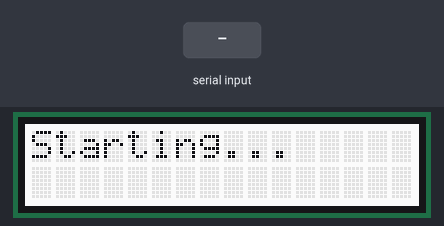
This sketch was run on a simulated ESP32. On the bench: 16×2 character LCD. Inputs (shaded band) come from the test bench. WiFi joins after 1.5 s; servers stay silent unless stated; what the sketch prints to the serial monitor is not drawn.

Above: at 0.2 s.
At 6.7 s:
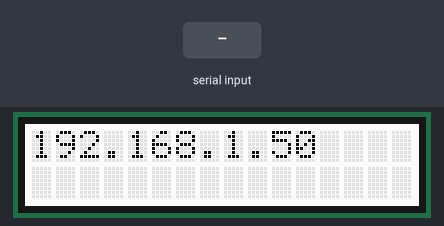
12.9 s: "1" received over the second serial link
At 17.3 s:
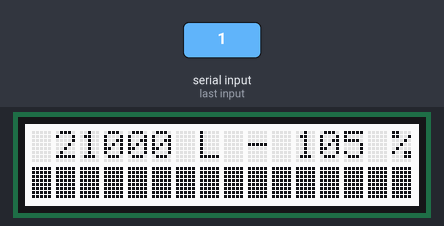
Timing chart, 0 to 18.8 s (numbered marks = the images above; inputs shaded):
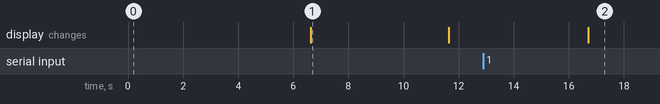

The sketch:

main.ino
```cpp
#include <rgb_lcd.h>
#include <SoftwareSerial.h>
#include <ArduinoJson.h>
#include <WiFi.h>
#include <WebServer.h>
#include <ElegantOTA.h>
// Variables
const char* ssid = "WIFI_SSID";
const char* password = "WIFI_PASSWORD";
const int MaxHeight = 1700;  //height of water tank in mm
const int Offset = 100;      //distance between sensor and top of water tank in mm
const int MaxVol = 20000;    //max vol of both water tanks in L
int CurVol = 0;
int CurPercentage = 0;
// Sensor variables
int pinRX = 16;
int pinTX = 17;
unsigned char data_buffer[4] = { 0 };
float distance = 0;
unsigned char CS;
// Object to represent software serial port A02YYUW
SoftwareSerial MySerial(pinRX, pinTX);
// Object to represent 16x2 LCD
rgb_lcd lcd;
// Webserver and OTA server
WiFiServer webserver(80);  //Json server
WebServer server(81);      //OTA server

// Progress Bar characters
byte zero[] = { B00000, B00000, B00000, B00000, B00000, B00000, B00000, B00000 };
byte one[] = { B10000, B10000, B10000, B10000, B10000, B10000, B10000, B10000 };
byte two[] = { B11000, B11000, B11000, B11000, B11000, B11000, B11000, B11000 };
byte three[] = { B11100, B11100, B11100, B11100, B11100, B11100, B11100, B11100 };
byte four[] = { B11110, B11110, B11110, B11110, B11110, B11110, B11110, B11110 };
byte five[] = { B11111, B11111, B11111, B11111, B11111, B11111, B11111, B11111 };

// Function to start Wifi server
void setupWiFi() {
  Serial.print("Connecting to ");
  Serial.println(ssid);
  WiFi.begin(ssid, password);
  while (WiFi.status() != WL_CONNECTED) {
    delay(500);
    Serial.print(".");
  }
  Serial.println(F("WiFi connected."));
  Serial.print(F("Please connect to http://"));
  Serial.println(WiFi.localIP());
  lcd.clear();
  lcd.print(WiFi.localIP());
  // Start JSON webserver
  webserver.begin();
  Serial.println("Webserver started (:80)");
  // Start ElegantOTA
  ElegantOTA.begin(&server);
  server.begin();
  Serial.println("OTA server started (:81)");
}

// Function to setup LCD screen
void setupLcd() {
  lcd.begin(16, 2);
  lcd.createChar(0, zero);
  lcd.createChar(1, one);
  lcd.createChar(2, two);
  lcd.createChar(3, three);
  lcd.createChar(4, four);
  lcd.createChar(5, five);
  lcd.clear();
}

// Function to update LCD screen with readings
void updateLCD() {
  static unsigned long timer = 0;
  const unsigned long interval = 1000UL * 5;  // testing, show every x seconds
  const int lineToPrintOn = 1;
  if (millis() - timer >= interval) {
    timer = millis();
    MySerial.flush();
    if (MySerial.available() > 0) {
      delay(5);  // to allow signal to stabilize
      if (MySerial.read() == 0xff) {
        data_buffer[0] = 0xff;
        for (int i = 1; i < 4; i++) {
          data_buffer[i] = MySerial.read();
        }
        CS = data_buffer[0] + data_buffer[1] + data_buffer[2];
        if (data_buffer[3] == CS) {
          distance = (data_buffer[1] << 8) + data_buffer[2];
          // Print to serial monitor
          Serial.print("Distance : ");
          Serial.print(distance);
          Serial.println(" mm");
        }
      }
      // Calculate percentage & volume
      CurPercentage = (100 - (((distance - Offset) / MaxHeight) * 100));
      CurVol = MaxVol / 100 * CurPercentage;
      // Show progress bar on LCD
      float factor = 100.0 / 80.0;  // 16 characters x 5
      int percent = (CurPercentage + 1) / factor;
      int number = percent / 5;
      int remainder = percent % 5;
      // show current volume and percentage on LCD
      if (number > 0) {
        for (int j = 0; j < number; j++) {
          lcd.setCursor(j, lineToPrintOn);
          lcd.write(5);
        }
      }
      lcd.setCursor(number, 1);
      lcd.write(remainder);
      if (number < 16) {
        for (int j = number + 1; j <= 16; j++) {
          lcd.setCursor(j, lineToPrintOn);
          lcd.write((byte)0x00);
        }
      }
      lcd.setCursor(0, 0);
      lcd.print("                ");
      lcd.setCursor(1, 0);
      lcd.print(CurVol);
      lcd.print(" L - ");
      lcd.print(CurPercentage);
      lcd.print(" %");
    }
  }
}

void doWiFi() {
  WiFiClient client = webserver.available();
  if (!client)
    return;
  Serial.println(F("New client"));
  while (client.available()) client.read();
  StaticJsonDocument<100> doc;
  doc["data"] = CurPercentage;
  doc["distance"] = distance;

  // Write response headers
  client.println(F("HTTP/1.0 200 OK"));
  client.println(F("Content-Type: application/json"));
  client.println(F("Connection: close"));
  client.print(F("Content-Length: "));
  client.println(measureJsonPretty(doc));
  client.println();
  serializeJsonPretty(doc, client);
  delay(5000); //wait for client to download information
  client.stop();
}

// ========== MAIN FUNCTIONS: SETUP & LOOP ==========
void setup() {
  Serial.begin(115200);
  MySerial.begin(9600);  //Software serial port
  setupLcd();
  lcd.print("Starting...");
  delay(5000);
  setupWiFi();
  delay(5000);
  lcd.clear();
}

void loop() {
  updateLCD();
  doWiFi();
  server.handleClient();  //OTA server
}
```

Measured:
- after the input at 12.9 s, the display: changes after 3.8 s (image 2)
- what the display in image 1 shows lasts 5.0 s, from 6.6 s to 11.6 s
